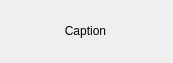
<?xml version="1.0" encoding="UTF-8"?>
<ui version="4.0">
 <class>AstCTISpeedDialWidget</class>
 <widget class="QWidget" name="AstCTISpeedDialWidget">
  <property name="geometry">
   <rect>
    <x>0</x>
    <y>0</y>
    <width>173</width>
    <height>63</height>
   </rect>
  </property>
  <widget class="QLabel" name="callForwardLabel">
   <property name="geometry">
    <rect>
     <x>160</x>
     <y>0</y>
     <width>13</width>
     <height>13</height>
    </rect>
   </property>
   <property name="minimumSize">
    <size>
     <width>13</width>
     <height>13</height>
    </size>
   </property>
   <property name="maximumSize">
    <size>
     <width>13</width>
     <height>13</height>
    </size>
   </property>
   <property name="pixmap">
    <pixmap resource="mainresources.qrc">:/res/speeddialwidget/callforward.png</pixmap>
   </property>
  </widget>
  <widget class="QLabel" name="doNotDisturbLabel">
   <property name="geometry">
    <rect>
     <x>0</x>
     <y>0</y>
     <width>13</width>
     <height>13</height>
    </rect>
   </property>
   <property name="minimumSize">
    <size>
     <width>13</width>
     <height>13</height>
    </size>
   </property>
   <property name="maximumSize">
    <size>
     <width>13</width>
     <height>13</height>
    </size>
   </property>
   <property name="pixmap">
    <pixmap resource="mainresources.qrc">:/res/speeddialwidget/donotdisturb.png</pixmap>
   </property>
  </widget>
  <widget class="QLabel" name="callWaitingLabel">
   <property name="geometry">
    <rect>
     <x>0</x>
     <y>50</y>
     <width>13</width>
     <height>13</height>
    </rect>
   </property>
   <property name="minimumSize">
    <size>
     <width>13</width>
     <height>13</height>
    </size>
   </property>
   <property name="maximumSize">
    <size>
     <width>13</width>
     <height>13</height>
    </size>
   </property>
   <property name="pixmap">
    <pixmap resource="mainresources.qrc">:/res/speeddialwidget/callwaiting.png</pixmap>
   </property>
  </widget>
  <widget class="QLabel" name="voicemailLabel">
   <property name="geometry">
    <rect>
     <x>160</x>
     <y>50</y>
     <width>13</width>
     <height>13</height>
    </rect>
   </property>
   <property name="minimumSize">
    <size>
     <width>13</width>
     <height>13</height>
    </size>
   </property>
   <property name="maximumSize">
    <size>
     <width>13</width>
     <height>13</height>
    </size>
   </property>
   <property name="pixmap">
    <pixmap resource="mainresources.qrc">:/res/speeddialwidget/voicemail.png</pixmap>
   </property>
  </widget>
  <widget class="QLabel" name="captionLabel">
   <property name="geometry">
    <rect>
     <x>0</x>
     <y>0</y>
     <width>171</width>
     <height>61</height>
    </rect>
   </property>
   <property name="text">
    <string>Caption</string>
   </property>
   <property name="alignment">
    <set>Qt::AlignCenter</set>
   </property>
   <property name="wordWrap">
    <bool>true</bool>
   </property>
   <property name="margin">
    <number>10</number>
   </property>
   <property name="textInteractionFlags">
    <set>Qt::NoTextInteraction</set>
   </property>
  </widget>
  <zorder>captionLabel</zorder>
  <zorder>callForwardLabel</zorder>
  <zorder>doNotDisturbLabel</zorder>
  <zorder>callWaitingLabel</zorder>
  <zorder>voicemailLabel</zorder>
 </widget>
 <resources>
  <include location="mainresources.qrc"/>
 </resources>
 <connections/>
</ui>
